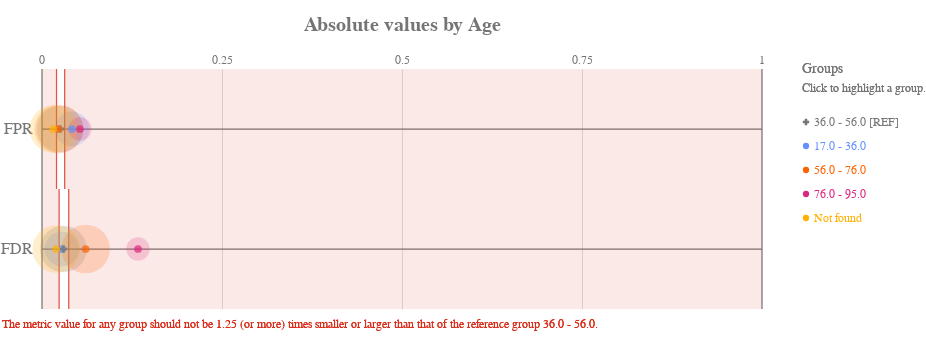

Source (notebook cell):
### Markdown cell above
#### Check how the fairness threshold maps to the absolute values of each metric

### Code cell
ap.absolute(bdf, metrics, 'age', fairness_threshold = disparity_tolerance)

### Figure 1 — Vega-Lite specification as saved in the notebook (floating-point values rounded to 4 significant figures)
{"config": {"view": {"continuousWidth": 400, "continuousHeight": 300, "strokeWidth": 0}, "axisLeft": {"labelColor": "rgb(117,117,117)", "labelFont": "Arial", "labelFontSize": 16}, "title": {"align": "center", "baseline": "middle", "color": "rgb(117,117,117)", "font": "Arial", "fontSize": 20, "fontWeight": "bold"}}, "layer": [{"data": {"name": "data-22e37ecfbb523156dad3ffdb726c704c"}, "mark": {"type": "rule", "stroke": "rgb(117,117,117)", "strokeWidth": 1.25, "tooltip": ""}, "encoding": {"x": {"type": "quantitative", "field": "start", "scale": {"domain": [0, 1], "range": [40.0, 760.0]}}, "x2": {"field": "end"}, "y": {"type": "nominal", "axis": {"domain": false, "labelAngle": 0, "labelPadding": -30, "orient": "left", "ticks": false, "title": ""}, "field": "y_position", "scale": {"domain": ["FPR", "FDR"], "range": [30.0, 270.0]}}}}, {"data": {"name": "data-6cfe259518f6c7b358d8f836a73e6b7f"}, "mark": {"type": "rule", "stroke": "rgb(117,117,117)", "strokeWidth": 1.25, "tooltip": ""}, "encoding": {"x": {"type": "quantitative", "field": "x_position", "scale": {"domain": [0, 1], "range": [40.0, 760.0]}}, "y": {"value": 30.0}, "y2": {"value": 270.0}}}, {"data": {"name": "data-60ed1133fa688d151d36705a369482e0"}, "mark": {"type": "text", "align": "center", "color": "rgb(117,117,117)", "font": "Arial", "fontSize": 12, "fontWeight": "normal", "tooltip": ""}, "encoding": {"text": {"type": "nominal", "field": "value"}, "x": {"type": "quantitative", "field": "value", "scale": {"domain": [0, 1], "range": [40.0, 760.0]}}, "y": {"value": 21.0}}}, {"layer": [{"mark": {"type": "rect", "opacity": 0.8, "stroke": "rgb(217, 46, 28)", "strokeWidth": 1.25, "tooltip": ""}, "encoding": {"x": {"type": "quantitative", "field": "lower_threshold_value", "scale": {"domain": [0, 1], "range": [40.0, 760.0]}}, "x2": {"field": "lower_threshold_value"}, "y": {"type": "nominal", "axis": {"domain": false, "grid": false, "labels": false, "ticks": false, "title": " "}, "field": "metric", "scale": {"domain": ["FPR", "FDR"], "range": [30.0, 270.0]}}}}, {"mark": {"type": "rect", "opacity": 0.8, "stroke": "rgb(217, 46, 28)", "strokeWidth": 1.25, "tooltip": ""}, "encoding": {"x": {"type": "quantitative", "field": "upper_threshold_value", "scale": {"domain": [0, 1], "range": [40.0, 760.0]}}, "x2": {"field": "upper_threshold_value"}, "y": {"type": "nominal", "axis": {"domain": false, "grid": false, "labels": false, "ticks": false, "title": " "}, "field": "metric", "scale": {"domain": ["FPR", "FDR"], "range": [30.0, 270.0]}}}}, {"layer": [{"mark": {"type": "rect", "fill": "rgb(217, 46, 28)", "opacity": 0.1, "tooltip": ""}, "encoding": {"x": {"type": "quantitative", "field": "lower_threshold_value", "scale": {"domain": [0, 1], "range": [40.0, 760.0]}}, "x2": {"field": "lower_end"}, "y": {"type": "nominal", "axis": {"domain": false, "grid": false, "labels": false, "ticks": false, "title": " "}, "field": "metric", "scale": {"domain": ["FPR", "FDR"], "range": [30.0, 270.0]}}}}, {"mark": {"type": "rect", "fill": "rgb(217, 46, 28)", "opacity": 0.1, "tooltip": ""}, "encoding": {"x": {"type": "quantitative", "field": "upper_threshold_value", "scale": {"domain": [0, 1], "range": [40.0, 760.0]}}, "x2": {"field": "upper_end"}, "y": {"type": "nominal", "axis": {"domain": false, "grid": false, "labels": false, "ticks": false, "title": " "}, "field": "metric", "scale": {"domain": ["FPR", "FDR"], "range": [30.0, 270.0]}}}}]}, {"data": {"name": "data-79dd248bdaa0ea02c535240e8ad022c8"}, "mark": {"type": "text", "align": "left", "baseline": "top", "fill": "rgb(217, 46, 28)", "font": "Arial", "fontSize": 12, "fontWeight": "normal", "tooltip": ""}, "encoding": {"text": {"value": "The metric value for any group should not be 1.25 (or more) times smaller or larger than that of the reference group 36.0 - 56.0."}, "x": {"value": 0}, "y": {"value": 280.0}}}], "data": {"name": "data-bddaa7d39f004ad912a1f8b183324514"}}, {"layer": [{"mark": "circle"}, {"data": {"name": "data-8101e1cdf5aa29fb88a90869d28ecac7"}, "mark": {"type": "circle", "opacity": 0.2}, "encoding": {"color": {"condition": {"type": "nominal", "field": "attribute_value", "legend": null, "scale": {"domain": ["36.0 - 56.0", "17.0 - 36.0", "56.0 - 76.0", "76.0 - 95.0", "Not found"], "range": ["rgb(117,117,117)", "rgb(100, 143, 255)", "rgb(254, 97, 0)", "rgb(220, 38, 127)", "rgb(255, 176, 0)", "rgb(120, 94, 240)"]}, "selection": "selector031"}, "value": "rgb(224,224,224)"}, "size": {"type": "quantitative", "field": "group_size", "legend": null, "scale": {"domain": [0, 286.8], "range": [0, 2827.0]}}, "tooltip": [{"type": "nominal", "field": "attribute_value", "title": "Group"}, {"type": "nominal", "field": "tooltip_group_size", "title": "Group Size"}, {"type": "nominal", "field": "tooltip_disparity_explanation_fpr", "title": "Disparity"}, {"type": "quantitative", "field": "fpr", "format": ".2f", "title": "FPR"}], "x": {"type": "quantitative", "axis": {"domain": false, "labels": false, "ticks": false, "title": null, "values": [0.25, 0.5, 0.75]}, "field": "fpr", "scale": {"domain": [0, 1], "range": [40.0, 760.0]}}, "y": {"type": "nominal", "axis": {"domain": false, "grid": false, "labels": false, "ticks": false, "title": " "}, "field": "metric_variable", "scale": {"domain": ["FPR", "FDR"], "range": [30.0, 270.0]}}}, "selection": {"selector033": {"type": "multi", "empty": "all", "fields": ["attribute_value"]}}, "transform": [{"calculate": "'FPR'", "as": "metric_variable"}]}, {"data": {"name": "data-8101e1cdf5aa29fb88a90869d28ecac7"}, "mark": {"type": "circle", "opacity": 0.2}, "encoding": {"color": {"condition": {"type": "nominal", "field": "attribute_value", "legend": null, "scale": {"domain": ["36.0 - 56.0", "17.0 - 36.0", "56.0 - 76.0", "76.0 - 95.0", "Not found"], "range": ["rgb(117,117,117)", "rgb(100, 143, 255)", "rgb(254, 97, 0)", "rgb(220, 38, 127)", "rgb(255, 176, 0)", "rgb(120, 94, 240)"]}, "selection": "selector031"}, "value": "rgb(224,224,224)"}, "size": {"type": "quantitative", "field": "group_size", "legend": null, "scale": {"domain": [0, 286.8], "range": [0, 2827.0]}}, "tooltip": [{"type": "nominal", "field": "attribute_value", "title": "Group"}, {"type": "nominal", "field": "tooltip_group_size", "title": "Group Size"}, {"type": "nominal", "field": "tooltip_disparity_explanation_fdr", "title": "Disparity"}, {"type": "quantitative", "field": "fdr", "format": ".2f", "title": "FDR"}], "x": {"type": "quantitative", "axis": {"domain": false, "labels": false, "ticks": false, "title": null, "values": [0.25, 0.5, 0.75]}, "field": "fdr", "scale": {"domain": [0, 1], "range": [40.0, 760.0]}}, "y": {"type": "nominal", "axis": {"domain": false, "grid": false, "labels": false, "ticks": false, "title": " "}, "field": "metric_variable", "scale": {"domain": ["FPR", "FDR"], "range": [30.0, 270.0]}}}, "selection": {"selector035": {"type": "multi", "empty": "all", "fields": ["attribute_value"]}}, "transform": [{"calculate": "'FDR'", "as": "metric_variable"}]}, {"layer": [{"mark": "point"}, {"data": {"name": "data-8101e1cdf5aa29fb88a90869d28ecac7"}, "mark": {"type": "point", "filled": true, "size": 60}, "encoding": {"color": {"condition": {"type": "nominal", "field": "attribute_value", "legend": null, "scale": {"domain": ["36.0 - 56.0", "17.0 - 36.0", "56.0 - 76.0", "76.0 - 95.0", "Not found"], "range": ["rgb(117,117,117)", "rgb(100, 143, 255)", "rgb(254, 97, 0)", "rgb(220, 38, 127)", "rgb(255, 176, 0)", "rgb(120, 94, 240)"]}, "selection": "selector031"}, "value": "rgb(224,224,224)"}, "shape": {"type": "nominal", "field": "attribute_value", "legend": null, "scale": {"domain": ["36.0 - 56.0", "17.0 - 36.0", "56.0 - 76.0", "76.0 - 95.0", "Not found"], "range": ["cross", "circle", "circle", "circle", "circle"]}}, "tooltip": [{"type": "nominal", "field": "attribute_value", "title": "Group"}, {"type": "nominal", "field": "tooltip_group_size", "title": "Group Size"}, {"type": "nominal", "field": "tooltip_disparity_explanation_fpr", "title": "Disparity"}, {"type": "quantitative", "field": "fpr", "format": ".2f", "title": "FPR"}], "x": {"type": "quantitative", "axis": {"domain": false, "labels": false, "ticks": false, "title": null, "values": [0.25, 0.5, 0.75]}, "field": "fpr", "scale": {"domain": [0, 1], "range": [40.0, 760.0]}}, "y": {"type": "nominal", "axis": {"domain": false, "grid": false, "labels": false, "ticks": false, "title": " "}, "field": "metric_variable", "scale": {"domain": ["FPR", "FDR"], "range": [30.0, 270.0]}}}, "selection": {"selector032": {"type": "multi", "empty": "all", "fields": ["attribute_value"]}}, "transform": [{"calculate": "'FPR'", "as": "metric_variable"}]}, {"data": {"name": "data-8101e1cdf5aa29fb88a90869d28ecac7"}, "mark": {"type": "point", "filled": true, "size": 60}, "encoding": {"color": {"condition": {"type": "nominal", "field": "attribute_value", "legend": null, "scale": {"domain": ["36.0 - 56.0", "17.0 - 36.0", "56.0 - 76.0", "76.0 - 95.0", "Not found"], "range": ["rgb(117,117,117)", "rgb(100, 143, 255)", "rgb(254, 97, 0)", "rgb(220, 38, 127)", "rgb(255, 176, 0)", "rgb(120, 94, 240)"]}, "selection": "selector031"}, "value": "rgb(224,224,224)"}, "shape": {"type": "nominal", "field": "attribute_value", "legend": null, "scale": {"domain": ["36.0 - 56.0", "17.0 - 36.0", "56.0 - 76.0", "76.0 - 95.0", "Not found"], "range": ["cross", "circle", "circle", "circle", "circle"]}}, "tooltip": [{"type": "nominal", "field": "attribute_value", "title": "Group"}, {"type": "nominal", "field": "tooltip_group_size", "title": "Group Size"}, {"type": "nominal", "field": "tooltip_disparity_explanation_fdr", "title": "Disparity"}, {"type": "quantitative", "field": "fdr", "format": ".2f", "title": "FDR"}], "x": {"type": "quantitative", "axis": {"domain": false, "labels": false, "ticks": false, "title": null, "values": [0.25, 0.5, 0.75]}, "field": "fdr", "scale": {"domain": [0, 1], "range": [40.0, 760.0]}}, "y": {"type": "nominal", "axis": {"domain": false, "grid": false, "labels": false, "ticks": false, "title": " "}, "field": "metric_variable", "scale": {"domain": ["FPR", "FDR"], "range": [30.0, 270.0]}}}, "selection": {"selector034": {"type": "multi", "empty": "all", "fields": ["attribute_value"]}}, "transform": [{"calculate": "'FDR'", "as": "metric_variable"}]}]}]}, {"layer": [{"mark": {"type": "point", "filled": true, "opacity": 1, "size": 39.48}, "encoding": {"color": {"condition": {"type": "nominal", "field": "attribute_value", "legend": null, "scale": {"domain": ["36.0 - 56.0", "17.0 - 36.0", "56.0 - 76.0", "76.0 - 95.0", "Not found"], "range": ["rgb(117,117,117)", "rgb(100, 143, 255)", "rgb(254, 97, 0)", "rgb(220, 38, 127)", "rgb(255, 176, 0)", "rgb(120, 94, 240)"]}, "selection": "selector031"}, "value": "rgb(224,224,224)"}, "shape": {"type": "nominal", "field": "attribute_value", "legend": null, "scale": {"domain": ["36.0 - 56.0", "17.0 - 36.0", "56.0 - 76.0", "76.0 - 95.0", "Not found"], "range": ["cross", "circle", "circle", "circle", "circle"]}}, "x": {"value": 804}, "y": {"type": "nominal", "axis": {"domain": false, "grid": false, "labels": false, "ticks": false, "title": " "}, "field": "attribute_value", "scale": {"domain": ["36.0 - 56.0", "17.0 - 36.0", "56.0 - 76.0", "76.0 - 95.0", "Not found"], "range": [71, 191]}}}, "selection": {"selector031": {"type": "multi", "empty": "all", "fields": ["attribute_value"]}}}, {"mark": {"type": "text", "align": "left", "baseline": "middle", "font": "Arial", "fontSize": 12, "fontWeight": "normal"}, "encoding": {"color": {"condition": {"type": "nominal", "field": "attribute_value", "legend": null, "scale": {"domain": ["36.0 - 56.0", "17.0 - 36.0", "56.0 - 76.0", "76.0 - 95.0", "Not found"], "range": ["rgb(117,117,117)", "rgb(100, 143, 255)", "rgb(254, 97, 0)", "rgb(220, 38, 127)", "rgb(255, 176, 0)", "rgb(120, 94, 240)"]}, "selection": "selector031"}, "value": "rgb(224,224,224)"}, "text": {"type": "nominal", "field": "label"}, "x": {"value": 812}, "y": {"type": "nominal", "axis": {"domain": false, "grid": false, "labels": false, "ticks": false, "title": " "}, "field": "attribute_value", "scale": {"domain": ["36.0 - 56.0", "17.0 - 36.0", "56.0 - 76.0", "76.0 - 95.0", "Not found"], "range": [71, 191]}}}, "selection": {"selector036": {"type": "multi", "empty": "all", "fields": ["attribute_value"]}}}, {"data": {"name": "data-79dd248bdaa0ea02c535240e8ad022c8"}, "mark": {"type": "text", "align": "left", "baseline": "middle", "color": "rgb(117,117,117)", "font": "Arial", "fontSize": 12, "fontWeight": "normal"}, "encoding": {"text": {"value": "Click to highlight a group."}, "x": {"value": 800}, "y": {"value": 49}}}, {"data": {"name": "data-79dd248bdaa0ea02c535240e8ad022c8"}, "mark": {"type": "text", "align": "left", "baseline": "middle", "color": "rgb(117,117,117)", "font": "Arial", "fontSize": 14, "fontWeight": "normal"}, "encoding": {"text": {"value": "Groups"}, "x": {"value": 800}, "y": {"value": 30}}}], "data": {"name": "data-438f8510f4c6d8e4516d842f7832fc26"}}], "height": 300, "padding": {"top": 15, "bottom": 10}, "resolve": {"scale": {"size": "independent", "y": "independent"}}, "title": "Absolute values by Age", "width": 800, "$schema": "https://vega.github.io/schema/vega-lite/v4.8.1.json", "datasets": {"data-22e37ecfbb523156dad3ffdb726c704c": [{"y_position": "FPR", "start": 0, "end": 1}, {"y_position": "FDR", "start": 0, "end": 1}], "data-6cfe259518f6c7b358d8f836a73e6b7f": [{"x_position": 0}, {"x_position": 1}], "data-60ed1133fa688d151d36705a369482e0": [{"value": 0.0}, {"value": 0.25}, {"value": 0.5}, {"value": 0.75}, {"value": 1.0}], "data-bddaa7d39f004ad912a1f8b183324514": [{"lower_end": 0, "upper_end": 1, "lower_threshold_value": 0.02017, "upper_threshold_value": 0.03151, "metric": "FPR"}, {"lower_end": 0, "upper_end": 1, "lower_threshold_value": 0.02376, "upper_threshold_value": 0.03713, "metric": "FDR"}], "data-79dd248bdaa0ea02c535240e8ad022c8": [{"a": 1, "b": 0}, {"a": 1, "b": 0}], "data-8101e1cdf5aa29fb88a90869d28ecac7": [{"attribute_name": "age", "attribute_value": "17.0 - 36.0", "group_size": 121, "total_entities": 866, "fpr": 0.04167, "fdr": 0.02778, "fpr_disparity": 1.653, "fdr_disparity": 0.9352, "fpr_disparity_scaled": 0.6528, "fdr_disparity_scaled": -0.06931, "tooltip_group_size": "121 (13.97%)", "tooltip_disparity_explanation_fpr": "1.65 times larger FPR than the reference group", "tooltip_disparity_explanation_fdr": "1.07 times smaller FDR than the reference group"}, {"attribute_name": "age", "attribute_value": "36.0 - 56.0", "group_size": 221, "total_entities": 866, "fpr": 0.02521, "fdr": 0.0297, "fpr_disparity": 1.0, "fdr_disparity": 1.0, "fpr_disparity_scaled": 0.0, "fdr_disparity_scaled": 0.0, "tooltip_group_size": "221 (25.52%)", "tooltip_disparity_explanation_fpr": "Reference group", "tooltip_disparity_explanation_fdr": "Reference group"}, {"attribute_name": "age", "attribute_value": "56.0 - 76.0", "group_size": 239, "total_entities": 866, "fpr": 0.02326, "fdr": 0.06061, "fpr_disparity": 0.9225, "fdr_disparity": 2.04, "fpr_disparity_scaled": -0.08403, "fdr_disparity_scaled": 1.04, "tooltip_group_size": "239 (27.60%)", "tooltip_disparity_explanation_fpr": "1.08 times smaller FPR than the reference group", "tooltip_disparity_explanation_fdr": "2.04 times larger FDR than the reference group"}, {"attribute_name": "age", "attribute_value": "76.0 - 95.0", "group_size": 55, "total_entities": 866, "fpr": 0.05263, "fdr": 0.1333, "fpr_disparity": 2.088, "fdr_disparity": 4.489, "fpr_disparity_scaled": 1.088, "fdr_disparity_scaled": 3.489, "tooltip_group_size": "55 (6.35%)", "tooltip_disparity_explanation_fpr": "2.09 times larger FPR than the reference group", "tooltip_disparity_explanation_fdr": "4.49 times larger FDR than the reference group"}, {"attribute_name": "age", "attribute_value": "Not found", "group_size": 230, "total_entities": 866, "fpr": 0.01575, "fdr": 0.0198, "fpr_disparity": 0.6247, "fdr_disparity": 0.6667, "fpr_disparity_scaled": -0.6008, "fdr_disparity_scaled": -0.5, "tooltip_group_size": "230 (26.56%)", "tooltip_disparity_explanation_fpr": "1.60 times smaller FPR than the reference group", "tooltip_disparity_explanation_fdr": "1.50 times smaller FDR than the reference group"}], "data-438f8510f4c6d8e4516d842f7832fc26": [{"attribute_value": "36.0 - 56.0", "label": "36.0 - 56.0 [REF]"}, {"attribute_value": "17.0 - 36.0", "label": "17.0 - 36.0"}, {"attribute_value": "56.0 - 76.0", "label": "56.0 - 76.0"}, {"attribute_value": "76.0 - 95.0", "label": "76.0 - 95.0"}, {"attribute_value": "Not found", "label": "Not found"}]}}
